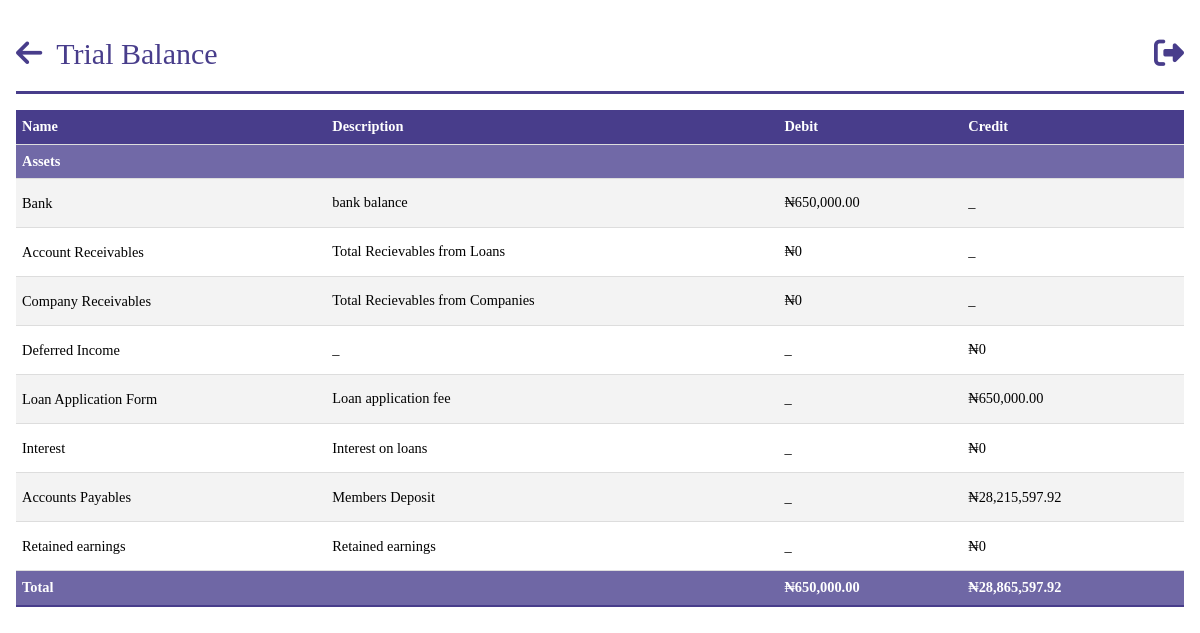
/trial_balance (signed in), run on an earlier commit of the app's database.
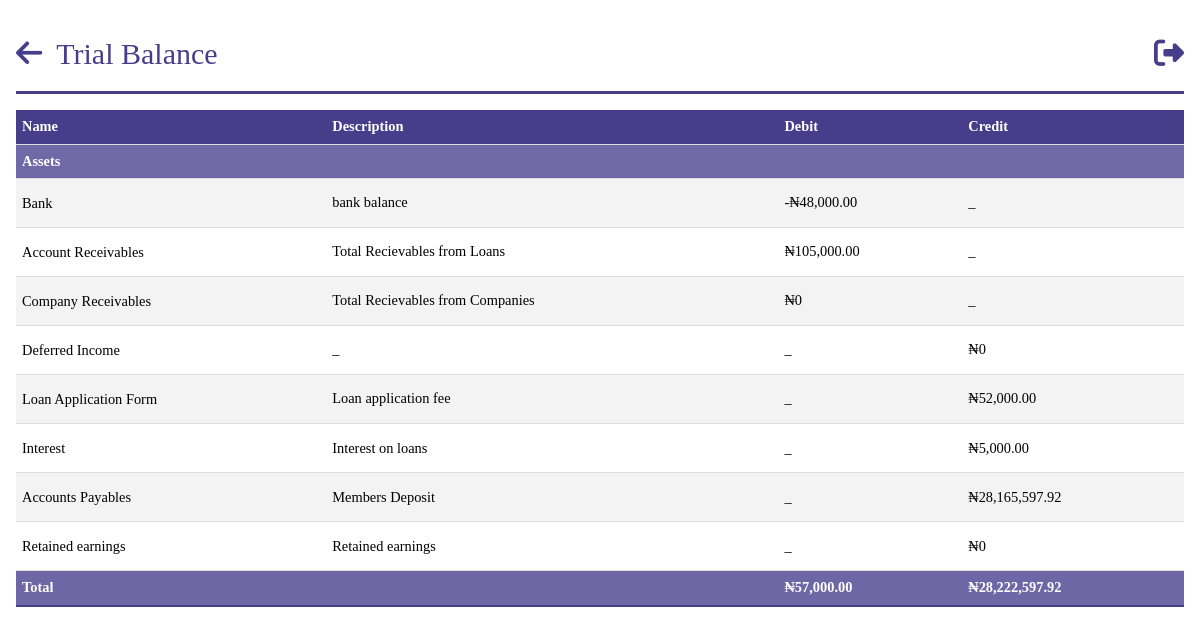
And on a later commit of the database.
### models.py (models this page shows, shortened)
class Income(db.Model):
    __tablename__ = "incomes"
    id = db.Column(db.Integer, primary_key=True)
    name = db.Column(db.String)
    description = db.Column(db.String, nullable=True)
    balance_bfd = db.Column(db.Float, default=0.0)
    balance = db.Column(db.Float, default=0.0)
    payments = db.relationship("IncomePayment", backref="income")

### app.py (the view)
@app.route("/trial_balance")
@login_required
@role_required(["Admin", "Secretary", "Sub-Admin"])
def trial_balance():
    cash_and_bank = query.get_cash_and_banks()
    accounts_receivable = query.get_accounts_receivable()
    company_receivable = query.get_company_receivables()
    total_investments = query.get_total_investment()
    total_liabilities = query.get_total_liabilities()
    net_income = query.get_net_income()
    accounts_payable = query.get_accounts_payable()
    accounts_payable = query.get_accounts_payable()
    fixed_assets = Asset.query.all()
    liabilities = Liability.query.all()
    incomes = Income.query.all()
    expenses = Expense.query.all()
    investments = Investment.query.all()
    total_fixed_assets = sum(a.balance for a in fixed_assets)
    total_assets = cash_and_bank + accounts_receivable+ company_receivable+ total_investments+ total_fixed_assets
    total_dr = total_assets
    total_cr = net_income+ accounts_payable+ total_liabilities
    context = {
        "assets": fixed_assets,
        "incomes": incomes,
        "expenses": expenses,
        "liabilities": liabilities,
        "investments": investments,
        "cash_and_bank": cash_and_bank,
        "accounts_receivable": accounts_receivable,
        "company_receivable": company_receivable,
        "net_income": net_income,
        "accounts_payable": accounts_payable,
        "accounts_payable": accounts_payable,
        "total_dr": total_dr,
        "total_cr": total_cr,
    }
    return render_template("query/trial-balance.html", **context)

### app.py (called while the page is built)
@login_manager.user_loader
def load_user(person_id):
    return Person.query.get(person_id)

def role_required(roles_required):
    def decorator(view_func):
        @wraps(view_func)
        def wrapper(*args, **kwargs):
            if not current_user.is_authenticated:
                flash("You must be logged in to access this page.", "error")
                return redirect(url_for("login"))
            user_role = current_user.role
            if user_role.name not in roles_required:
                flash("You don't have the required role to access this page.", "error")
                return redirect(
                    url_for("dashboard")
                )  # Change this to your desired redirect
            return view_func(*args, **kwargs)
        return wrapper
    return decorator

@app.before_request
def before_request():
    g.user = current_user

@app.template_filter("currency")
@login_required
def currency(value):
    modified_value = format_currency(value)  # Modify the value as needed
    return modified_value

### queries.py (called while the page is built)
    def get_cash_and_banks(self):
        bank = Bank.query.all()
        total = sum([b.new_balance for b in bank if b.new_balance])
        return total

### templates/query/trial-balance.html (shortened to what this page needs)
{%extends 'base.html' %}
{% block header%}
Trial Balance
{% endblock  %}
{% block anchor%}
<a href="{{ url_for('queries') }}" id='arrow'><i class="fa-solid fa-arrow-left"></i></a>
{% endblock  %}
{%block content%}
<body id="person">
    <table class="tab-content">
        <tbody>
            <tr>
                <th>Name</th>
                <th>Description</th>
                <th>Debit</th>
                <th>Credit</th>
            </tr>
            <tr>
                <th colspan="5" class="total">Assets</th>
            </tr>
            <tr>
                <td><a href="{{ url_for('bank_report')}}">Bank</a></td>
                <td>bank balance</td>
                <td>{{ cash_and_bank | currency }}</td>
                <td> _ </td>
            <tr>
                <td><a href="{{url_for('get_loan')}}">Account Receivables</a></td>
                <td>Total Recievables from Loans</td>
                <td>{{ accounts_receivable | currency }}</td>
                <td>_</td>
            </tr>
            <tr>
                <td><a href="{{url_for('companies_report')}}">Company Receivables</a></td>
                <td>Total Recievables from Companies</td>
                <td> {{ company_receivable | currency }} </td>
                <td>_</td>
            </tr>
            <tr>
                <td><a href="">Deferred Income </a></td>
                <td>_</td>
                <td> _ </td>
                <td>{{ deferred_income | currency }}</td>
            </tr>
            {% for income in incomes %}
            <tr>
                <td><a href="{{url_for('ledger_report',ledger='income',ledger_id=income.id)}}">{{ income.name }}</a></td>
                <td>{{income.description}}</td>
                <td>_</td>
                <td>{{income.balance | currency}}</td>
            </tr>
            {% endfor %}
            <td><a href="{{url_for('get_payments')}}">Accounts Payables</a></td>
            <td>Members Deposit</td>
                <td> _ </td>
                <td>{{ accounts_payable | currency }}</td>
            </tr>
            <tr>
                <td><a href="">Retained earnings</a></td>
                <td>Retained earnings</td>
                <td> _ </td>
                <td>{{ deficit | currency }}</td>
            </tr>
            <tr>
                <th colspan="2" class="total">Total</th>
                <th colspan="1" class="total">{{total_dr | currency}}</th>
                <th colspan="1" class="total">{{total_cr | currency}}</th>
            </tr>
        </tbody>
    </table>
{%endblock%}

What changed in the data, as far as the page shows it:
changed Income "Loan Application Form": balance "₦650,000.00" → "₦52,000.00"
changed Income "Interest": balance "₦0" → "₦5,000.00"
Also different on the page:
{{ cash_and_bank | currency }}: "₦650,000.00" → "-₦48,000.00"
{{ accounts_receivable | currency }}: "₦0" → "₦105,000.00"
{{ accounts_payable | currency }}: "₦28,215,597.92" → "₦28,165,597.92"
{{ total_dr | currency }}: "₦650,000.00" → "₦57,000.00"
{{ total_cr | currency }}: "₦28,865,597.92" → "₦28,222,597.92"
